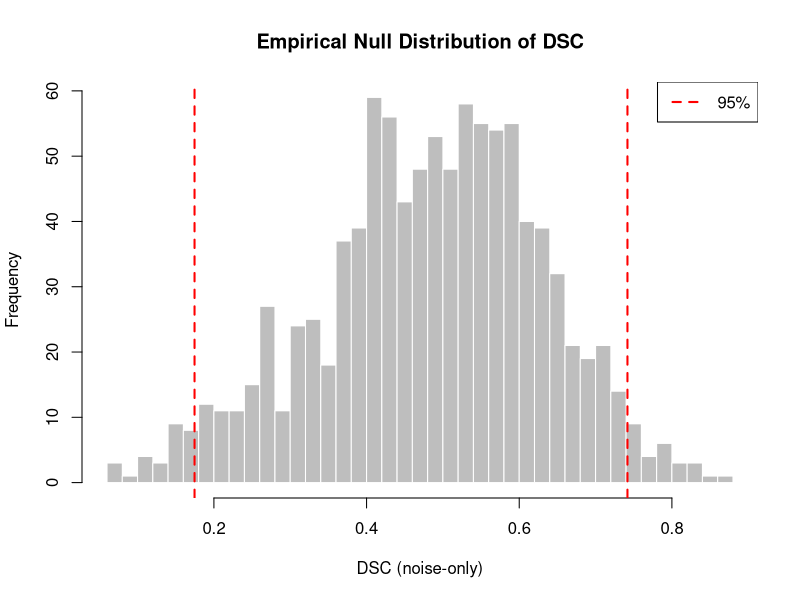

R code for this plot:
# ---------------------------------------------------------
# Empirical Null Distribution for DSC
# Simulate uncorrelated (noise-only) data, compute DSC
# ---------------------------------------------------------

set.seed(1001)
n <- 1000       # number of samples
p <- 20         # number of variables
B <- 1000       # number of Monte Carlo null draws

fisher_z <- function(r) 0.5 * log((1 + r) / (1 - r))
dsc <- function(corrs, mu2 = 0, sd2 = NULL, sk2 = 0, ku2 = 3, n = NULL) {
   mu1 <- mean(corrs)
   sd1 <- sd(corrs)
   if (sd1 < 1e-12) {
      sk1 <- 0; ku1 <- 0
   } else {
      sk1 <- mean((corrs - mu1)^3) / sd1^3
      ku1 <- mean((corrs - mu1)^4) / sd1^4
   }
   if (is.null(sd2)) {
      if (is.null(n)) stop("Need n (sample size) if sd2 is not given")
      sd2 <- 1 / sqrt(n - 3)
   }
   sk_diff <- (sign(sk1) * abs(sk1)^(1/3)) - (sign(sk2) * abs(sk2)^(1/3))
   ku_diff <- (sign(ku1) * abs(ku1)^(1/4)) - (sign(ku2) * abs(ku2)^(1/4))
   D <- sqrt((mu1 - mu2)^2 + (sd1 - sd2)^2 + sk_diff^2 + ku_diff^2)
   return(D)
}

dsc_null <- numeric(B)
for (b in 1:B) {
   Y_null <- matrix(rnorm(n * p), nrow = n, ncol = p)
   R_null <- cor(Y_null)
   z_null <- fisher_z(R_null[lower.tri(R_null)])
   dsc_null[b] <- dsc(z_null, n = n)
}

hist(dsc_null, breaks = 40, main = "Empirical Null Distribution of DSC",
     xlab = "DSC (noise-only)", col = "gray", border = "white")
abline(v = quantile(dsc_null, c(0.025, 0.975)), col = "red", lwd = 2, lty = 2)
legend("topright", legend = c("95%"), col = "red", lwd = 2, lty = 2)

cat(sprintf("Empirical null DSC: Mean = %.3f, SD = %.3f\n", mean(dsc_null), sd(dsc_null)))
cat(sprintf("95%% null interval: %.3f to %.3f\n",
            quantile(dsc_null, 0.025), quantile(dsc_null, 0.975)))
